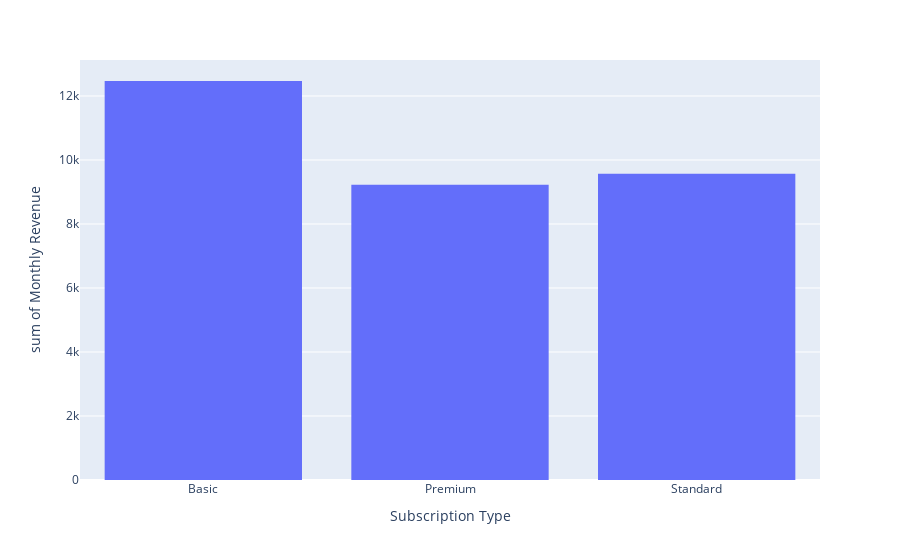

The code cell stored with this chart in its notebook:
### Markdown cell above
##### 구독유형별로 얼마를 벌 수 있나?

### Code cell
px.histogram(data_df, x='Subscription Type', y='Monthly Revenue', barmode='group')

### Figure 1 — Plotly figure (JSON) as saved in the notebook; plotly's stock layout.template omitted (floating-point values rounded to 4 significant figures; data arrays with more than 128 entries replaced by an {"elided": "..."} marker saying what was removed)
{"data": [{"alignmentgroup": "True", "bingroup": "x", "histfunc": "sum", "hovertemplate": "Subscription Type=%{x}<br>sum of Monthly Revenue=%{y}<extra></extra>", "legendgroup": "", "marker": {"color": "#636efa", "pattern": {"shape": ""}}, "name": "", "offsetgroup": "", "orientation": "v", "showlegend": false, "type": "histogram", "x": {"elided": "2500 str values"}, "xaxis": "x", "y": {"elided": "2500 int values"}, "yaxis": "y"}], "layout": {"barmode": "group", "legend": {"tracegroupgap": 0}, "margin": {"t": 60}, "xaxis": {"anchor": "y", "domain": [0, 1], "title": {"text": "Subscription Type"}}, "yaxis": {"anchor": "x", "domain": [0, 1], "title": {"text": "sum of Monthly Revenue"}}}}
